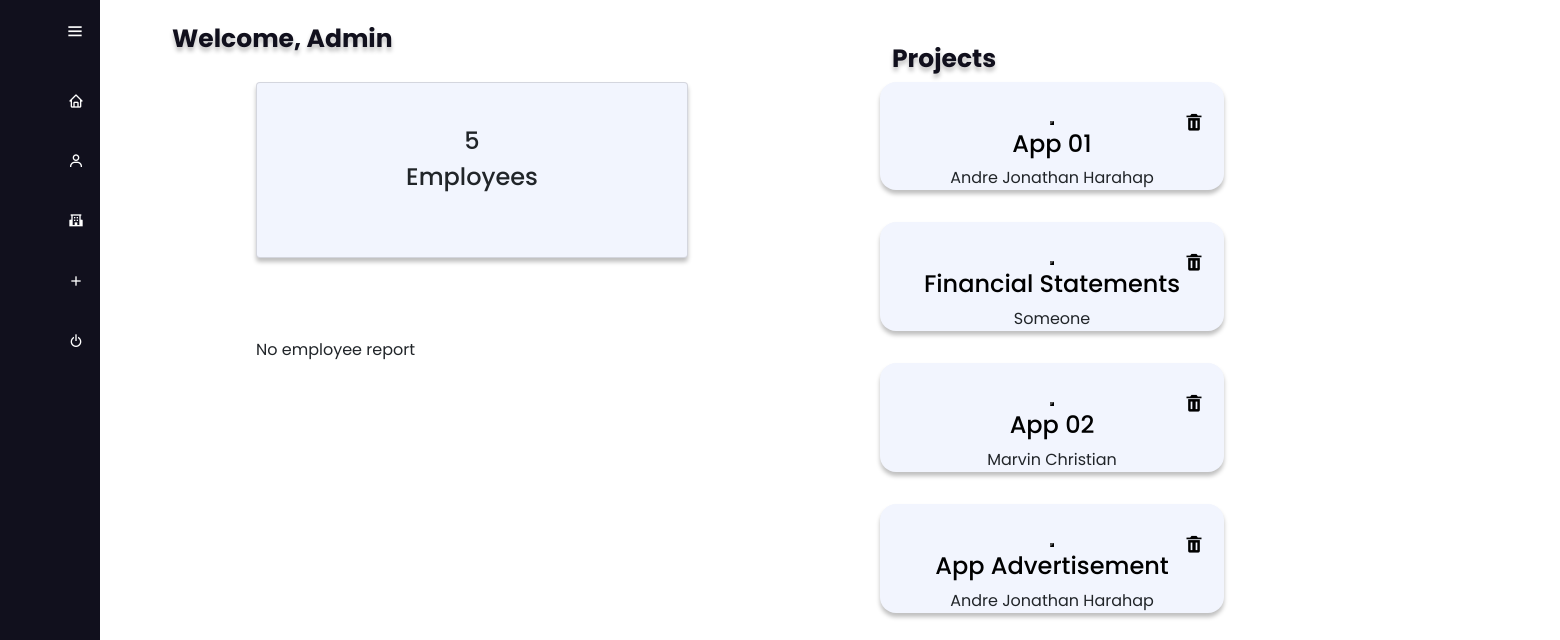
The app's page /pages/admin/admin-dashboard.php?status=authorized (signed in) with its own data.
### tables this page shows
CREATE TABLE Project
(
    project_id int NOT NULL,
    project_title text NOT NULL,
    project_desc text NOT NULL,
    pic_id int,
    division_id int,
    PRIMARY KEY(project_id),
    FOREIGN KEY(pic_id) REFERENCES Employee(employee_id),
    FOREIGN KEY(division_id) REFERENCES Division(division_id)
);

CREATE TABLE Employee
(
    employee_id int NOT NULL,
    employee_name varchar(100) NOT NULL,
    employee_email varchar(255),
    employee_phone_no varchar(20),
    sex varchar(1) NOT NULL,
    date_of_birth date NOT NULL,
    division_id int NOT NULL,
    employee_photo varchar(255),
	additional_info text,
    PRIMARY KEY(employee_id),
    FOREIGN KEY(division_id) REFERENCES Division(division_id)
);

### pages/admin/admin-dashboard.php (the view, shortened to what this page needs)
<?php
include '../../modules/db_connect.php';
$readQuery = "SELECT COUNT(employee_id) AS num_of_employee FROM employee";
$res = mysqli_query($con, $readQuery);
$res = mysqli_fetch_assoc($res);
$totalEmployee = $res['num_of_employee'];
?>
<!DOCTYPE html>
<html lang="en">
<head>
    <link rel="stylesheet" href="../../assets/css/dashboard.css">
    <link rel="stylesheet" href="../../assets/css/popup.css">
    <link href='https://unpkg.com/boxicons@2.0.9/css/boxicons.min.css' rel='stylesheet'>
    <link href="https://cdn.jsdelivr.net/npm/bootstrap@5.1.1/dist/css/bootstrap.min.css" rel="stylesheet">
</head>
<body>
    <div class="sidebar">
        <div class="logo_content">
            <i class='bx bx-menu'id="btn"></i>
        </div>
        <ul class="nav_list">
            <li>
                <a href="admin-dashboard.php">
                    <i class='bx bx-home'></i>
                </a>
            </li>
            <li>
                <a href="employee.php">
                    <i class='bx bx-user'></i>
                </a>
            </li>
            <li>
                <a href="department.php">
                    <i class='bx bxs-school'></i>
                </a>
            </li>
            <li>
                <a href="add-task.php">
                    <i class='bx bx-plus'></i>
                </a>
            </li>
            <li>
                <a href="../../modules/logout.php">
                    <i class='bx bx-power-off'></i>
                </a>
            </li>
        </ul>
    </div>
    <div class="add_content">
        <div class="text">Welcome, Admin</div>
    </div>
    <div class="card">
        <div class="image">
        </div>
        <div class="Title">
            <?php echo "<h4>$totalEmployee</h4>"; ?>
        </div>
        <div class="Title1">
            <h4>Employees</h4>
        </div>
    </div>
    <div class="Day">
        <div class="text3"> Projects </div>
    </div>
    <div class="job-container1">
        <div class="row">
        <?php
        $readQuery = "SELECT project_id,project_title, pic_id, employee_name FROM project p JOIN employee em ON p.pic_id = em.employee_id LIMIT 5";
        $res = mysqli_query($con,$readQuery);
        if(mysqli_num_rows($res) > 0) {
            while($data = mysqli_fetch_assoc($res)) {
                $projectTitle = $data['project_title'];
                $picName = $data['employee_name'];
        ?>
        <form action="../../modules/delete-task.php" method="POST">
            <div class="col-lg-12 col-sm-12">
                <div class="jumbotron job2">
                    <div class="info2">
                        <button class="button-container" type="submit" name="confirm-delete-task"><i class='bx bxs-trash'></i></button>
                        <h4><?php echo $projectTitle; ?></h4>
                        <p><?php echo $picName; ?></p>
                    </div>
                </div>
            </div>
        </form>
        <?php
            }
        }
        ?>
        </div>
    </div>
    <div class="absence-container">
        <div class="row">
        <?php
        $readQuery = "SELECT * FROM shift WHERE report_status=1";
        $res = mysqli_query($con,$readQuery);
        if(mysqli_num_rows($res) == 0) {
            echo "<p>No employee report</p>";
        }
        ?>
        </div>
    </div>
</body>
</html>

### assets/css/dashboard.css (style rules this page uses)
* { margin: 0; padding: 0; box-sizing: border-box; font-family: "Poppins", sans-serif; }
html { font-size: 16px; }
body { position: relative; min-height: 100vh; width: 100%; overflow-x: hidden; }
.sidebar { position: fixed; z-index: 999; top: 0; left: 0; height: 100%; width: 100px; background: #11101d; padding: 6px 14px; transition: all 0.5s ease; }
.info2 h4 { color: black !important; }
.sidebar #btn { position: absolute; color: #fff; left: 75%; top: 6px; font-size: 20px; height: 50px; width: 50px; text-align: center; line-height: 50px; transform: translateX(-50%); }
.sidebar ul { margin-top: 20px; }
.sidebar ul li { position: relative; height: 60px; width: 100%; margin: 0 5px; list-style: none; line-height: 50px; }
.sidebar ul li a { color: #fff; display: flex; align-items: center; text-decoration: none; transition: all 0.4s ease; border-radius: 12px; white-space: nowrap; }
.sidebar ul li i { height: 50px; min-width: 50px; border-radius: 12px; line-height: 50px; text-align: center; }
.add_content { position: relative; top: 0.5em; left: 20em; width: calc(100% - 250px); left: 10em; transition: all 0.5s ease; }
.add_content .text { margin: 12px; font-size: 25px; font-weight: bolder; text-shadow: 0px 4px 4px rgba(0, 0, 0, 0.25); color: #11101d; }
.card { margin-top: 2em; margin-left: 16em; position: absolute; width: 27em; height: 11em; padding: 20px; box-shadow: 0px 4px 4px rgba(0, 0, 0, 0.25); background: #f2f5fe !important; }
.Title { text-align: center; font-size: bolder; }
.image { width: 100px; }
.Title1 { text-align: center; }
.job-container1 { width: 23em; height: 17em; margin-top: -11em; position: relative; left: 55em; }
.job2 { background-color: #f2f5fe; position: relative; margin-bottom: 2em; width: 21.5em; box-shadow: 0px 4px 4px rgba(0, 0, 0, 0.25); border-radius: 1em; text-align: center; padding-top: 1.5em; }
.job2 .bxs-trash { position: absolute; right: 1em; top: 1.5em; font-size: 20px; }
.info2 { text-align: left; }
.Day { position: absolute; top: 1em; height: 100%; width: calc(100% - 250px); left: 55em; transition: all 0.5s ease; }
.Day .text3 { margin: 12px; font-size: 25px; font-weight: bolder; text-shadow: 0px 4px 4px rgba(0, 0, 0, 0.25); color: #11101d; }
.absence-container { width: 27em; height: 30em; left: 16em; top: -1em; bottom: -5em; position: relative; box-sizing: border-box; }
.info2 { text-align: center; }

### assets/css/popup.css (style rules this page uses)
body { background: white; font-family: sans-serif; margin: 0; padding: 0; color: black; }

### records on screen
project: project_title "App 01", pic.employee_name "Andre Jonathan Harahap"
project: project_title "Financial Statements", pic.employee_name "Someone"
project: project_title "App 02", pic.employee_name "Marvin Christian"
project: project_title "App Advertisement", pic.employee_name "Andre Jonathan Harahap"

### other values on screen
$totalEmployee "5"
